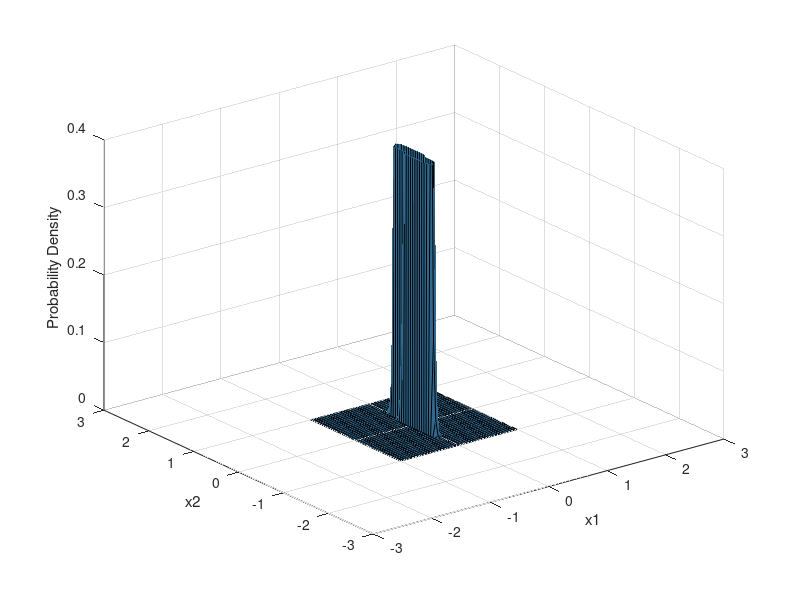

Source code (MATLAB):
alpha_1 = 0.12; % equilibrium ratio of internal P to dissolved+adsorbed P  [-] %0.12
alpha_2 = 0.004; % fraction of dissolved+adsorbed pool that is dissolved at equilibrium [-] % 0.004
alpha_3 = 0.365; % rate of internal diffusion[1/T] % 0.365
alpha_4 = 45; % maximum plant uptake of dissolved P [P] % 30
alpha_5 = 40; % Michaelis-Menten parameter for plant uptake of dissolved P [P] % 15
alpha_6 = 0.1; % fraction of streambed P lost by erosion per unit flow [-] ??????? % 0.05
beta_1 = 0.0025;  % fraction of dissolved P lost with runoff per unit flow [-] % 0.008
beta_2 = 0.00025;  % fraction of particulate P lost with runoff per unit flow [-] (for 1 m depth, Q_bar=4, 0.00025 -> 1.0 mm loss) % 0.001
beta_3 = 0.35;  % fraction of fixed P in water column that settles into streambed [-] ????????
Q_bar = 4; % mean flow ?????????

x_vec = [218; 1500; 1.5]; % X(1,:) = [ 280; 1400; 4] or [ 120; 700; 5]?

A_s = zeros(3,3); % linear, stochastic processes
A_s(1,1) = -(beta_1*alpha_2 + beta_2*(1 - alpha_2));
A_s(2,2) = -beta_2;
A_s(3,1) = 0;%alpha_3*(beta_1*alpha_2 + beta_2*(1 - alpha_2));%got rid of flow effect for dilution (offsets)
A_s(3,2) = beta_3*beta_2;
A_s(3,3) = -alpha_6;

Sigma_vec=A_s*x_vec;
NonLinSigma = zeros(3,3);
NonLinSigma(1,1) = Sigma_vec(1)^2;
NonLinSigma(2,2) = Sigma_vec(2)^2;
NonLinSigma(3,3) = Sigma_vec(3)^2;
NonLinSigma(1,2) = 0.95*sqrt(NonLinSigma(1,1)*NonLinSigma(2,2));%*(sign(Sigma_vec(1))*sign(Sigma_vec(2)));
NonLinSigma(2,1) = NonLinSigma(1,2);
NonLinSigma(1,3) = 0.95*sqrt(NonLinSigma(1,1)*NonLinSigma(3,3));%*(sign(Sigma_vec(1))*sign(Sigma_vec(3)));
NonLinSigma(3,1) = NonLinSigma(1,3);
NonLinSigma(2,3) = 0.95*sqrt(NonLinSigma(2,2)*NonLinSigma(3,3));%*(sign(Sigma_vec(2))*sign(Sigma_vec(3)));
NonLinSigma(3,2) = NonLinSigma(2,3);

mu = [0 0 0];
Sigma = NonLinSigma;
% Sigma = [1 2.99; 2.99 9];

x1 = -1:0.05:1;
x2 = -1:0.05:1;
x3 = -1:0.05:1;
[X1,X2, X3] = meshgrid(x1,x2,x3);
X = [X1(:) X2(:) X3(:)];

y = mvnpdf(X,mu,Sigma);
y = reshape(y,length(x3),length(x2),length(x1));

figure
surf(x1,x2,y(:,:,21))
caxis([min(y(:))-0.5*range(y(:)),max(y(:))])
axis([-3 3 -3 3 0 0.4])
xlabel('x1')
ylabel('x2')
zlabel('Probability Density')

% c = Sigma_vec(1)+Sigma_vec(2)+Sigma_vec(3);
% d = Sigma_vec(1)*Sigma_vec(2)*Sigma_vec(3);
% sig_roots = roots([2 -c 0 d]);
% sig_roots = sort(sig_roots(imag(sig_roots)==0));
% num_roots = size(sig_roots);
% max_D = sqrt(Sigma_vec(1)*Sigma_vec(2));
% if num_roots >= 2
%     if max_D >= sig_roots(2)
%         off_D = sig_roots(2) - 0.01;
%     else
%         off_D = max_D - 0.01;
%     end
% else
%     off_D = max_D - 0.01;
% end

